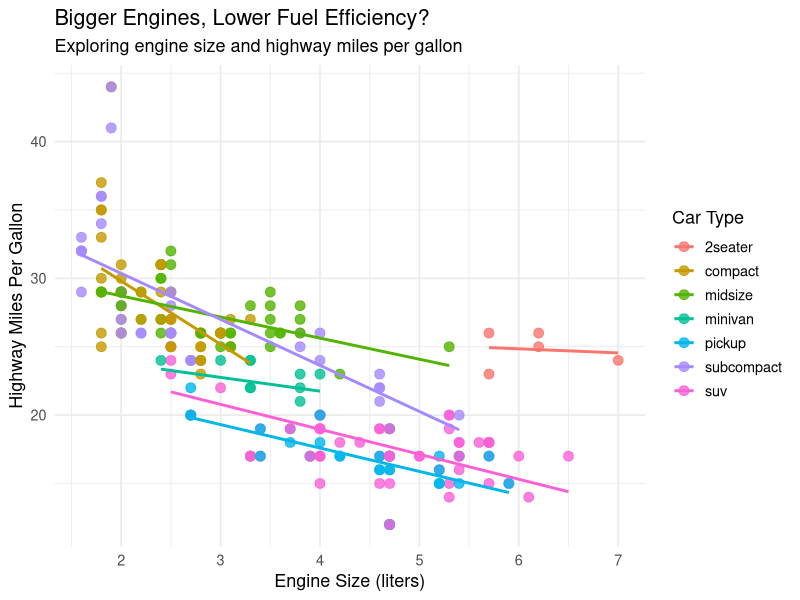

Here is the R script that generated this plot:
## ---- chunk 1
#| message: false
library(tidyverse)
## ---- chunk 2
ggplot(mpg, aes(x = displ, y = hwy, color = class)) +
  geom_point(size = 3, alpha = 0.8) +
  geom_smooth(method = "lm", se = FALSE) +
  labs(
    title = "Bigger Engines, Lower Fuel Efficiency?",
    subtitle = "Exploring engine size and highway miles per gallon",
    x = "Engine Size (liters)",
    y = "Highway Miles Per Gallon",
    color = "Car Type"
  ) +
  theme_minimal(base_size = 13)
